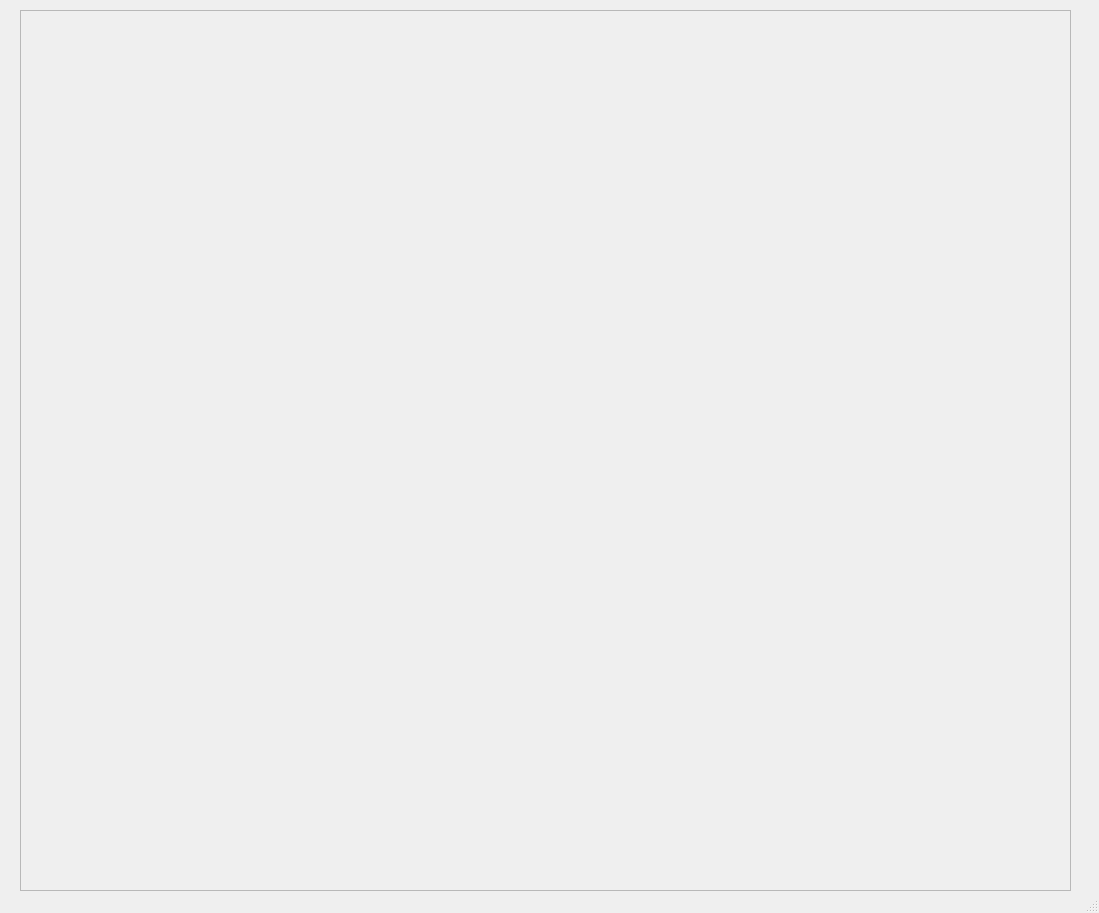
<?xml version="1.0" encoding="UTF-8"?>
<ui version="4.0">
 <class>MultiPlot</class>
 <widget class="QMainWindow" name="MultiPlot">
  <property name="geometry">
   <rect>
    <x>0</x>
    <y>0</y>
    <width>1099</width>
    <height>913</height>
   </rect>
  </property>
  <property name="sizePolicy">
   <sizepolicy hsizetype="Expanding" vsizetype="Expanding">
    <horstretch>0</horstretch>
    <verstretch>0</verstretch>
   </sizepolicy>
  </property>
  <property name="windowTitle">
   <string>Multi Plots</string>
  </property>
  <widget class="QWidget" name="centralwidget">
   <property name="sizePolicy">
    <sizepolicy hsizetype="Expanding" vsizetype="Expanding">
     <horstretch>0</horstretch>
     <verstretch>0</verstretch>
    </sizepolicy>
   </property>
   <widget class="QWidget" name="gridLayoutWidget">
    <property name="geometry">
     <rect>
      <x>20</x>
      <y>10</y>
      <width>1051</width>
      <height>881</height>
     </rect>
    </property>
    <layout class="QGridLayout" name="plotLayout">
     <property name="sizeConstraint">
      <enum>QLayout::SetNoConstraint</enum>
     </property>
     <property name="leftMargin">
      <number>0</number>
     </property>
     <property name="topMargin">
      <number>0</number>
     </property>
     <property name="rightMargin">
      <number>0</number>
     </property>
     <property name="bottomMargin">
      <number>0</number>
     </property>
     <property name="spacing">
      <number>0</number>
     </property>
     <item row="0" column="0">
      <widget class="CPlotter" name="plotter">
       <property name="sizePolicy">
        <sizepolicy hsizetype="Expanding" vsizetype="Expanding">
         <horstretch>0</horstretch>
         <verstretch>0</verstretch>
        </sizepolicy>
       </property>
       <property name="sizeIncrement">
        <size>
         <width>0</width>
         <height>0</height>
        </size>
       </property>
       <property name="acceptDrops">
        <bool>false</bool>
       </property>
       <property name="layoutDirection">
        <enum>Qt::LeftToRight</enum>
       </property>
       <property name="autoFillBackground">
        <bool>false</bool>
       </property>
       <property name="frameShape">
        <enum>QFrame::StyledPanel</enum>
       </property>
       <property name="frameShadow">
        <enum>QFrame::Raised</enum>
       </property>
      </widget>
     </item>
    </layout>
   </widget>
   <zorder>gridLayoutWidget</zorder>
   <zorder>plotter</zorder>
  </widget>
  <widget class="QMenuBar" name="menubar">
   <property name="geometry">
    <rect>
     <x>0</x>
     <y>0</y>
     <width>1099</width>
     <height>26</height>
    </rect>
   </property>
  </widget>
  <widget class="QStatusBar" name="statusbar"/>
 </widget>
 <customwidgets>
  <customwidget>
   <class>CPlotter</class>
   <extends>QFrame</extends>
   <header location="global">qtgui/plotter.h</header>
   <container>1</container>
  </customwidget>
 </customwidgets>
 <resources/>
 <connections/>
</ui>
